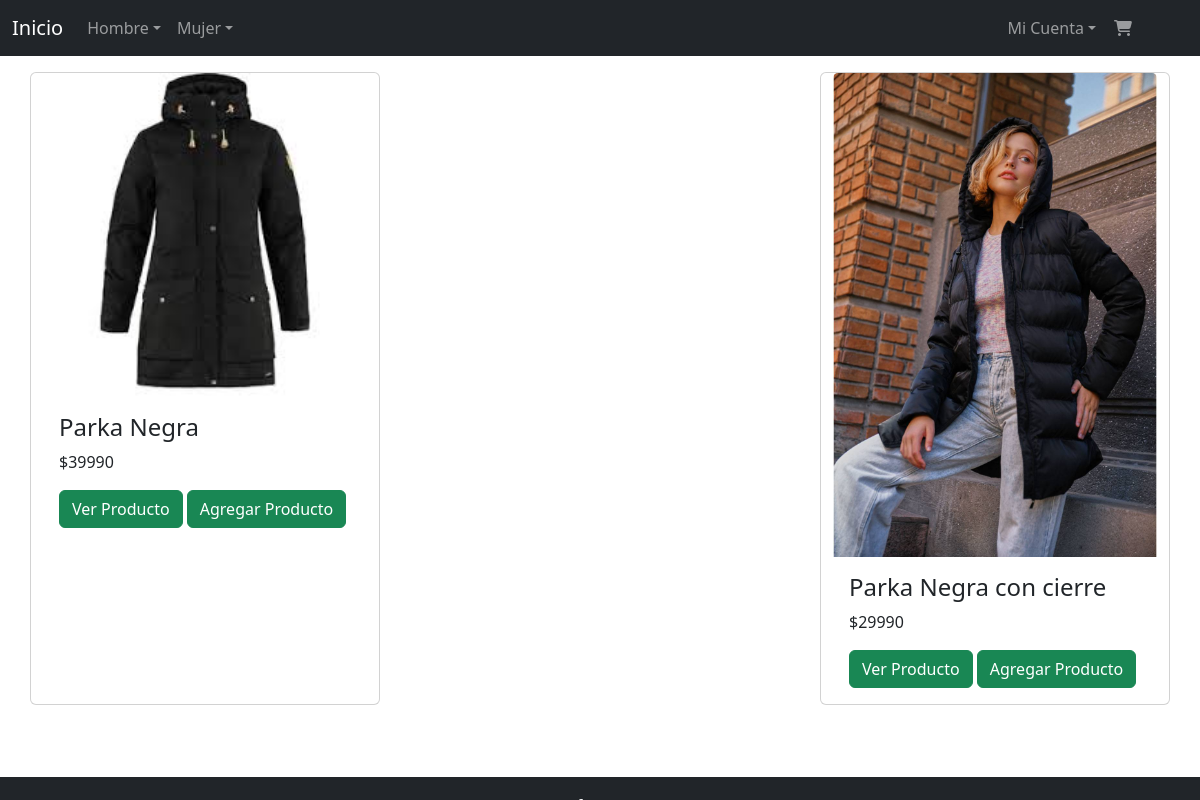
Page /mujercategoria/Parka/ on the committed database.
### aplicacion/models.py (models this page shows, shortened)
class Producto(models.Model):
    nombre=models.CharField(max_length=50)
    marca=models.ForeignKey(Marca, on_delete=models.PROTECT, null=True)
    categoria=models.ForeignKey(Categoria, on_delete=models.PROTECT, null=True)
    descripcion=models.TextField(max_length=300)
    precio=models.IntegerField()
    stock=models.IntegerField(validators=[MinValueValidator(0)])
    genero=models.CharField(null=True, max_length=1, choices=genero_choices)
    imagen=models.ImageField(upload_to="productos")

class Categoria(models.Model):
    id=models.IntegerField(primary_key=True, validators=[MinValueValidator(1)])
    nombre=models.CharField(max_length=50)
    def __str__(self):
        return self.nombre

### aplicacion/views.py (the view)
# urls.py: path('mujercategoria/<str:categoria>/', categoria_mujer, name="mujercategoria"),
def categoria_mujer(request, categoria):
    categoria = Categoria.objects.get(nombre=categoria)
    productos= Producto.objects.filter(genero="F", categoria=categoria)
    contexto={
        'productos': productos
    }
    return render(request, 'aplicacion/producto_mujer/categoria_mujer.html', contexto)

### carro/context_processor.py (called while the page is built)
def importe_total_carro(request):
    total = 0
    if request.user.is_authenticated:
        carro = request.session.get("carro", {})
        for key, value in carro.items():
            precio = float(value.get("precio", 0))
            total += precio
    return {"importe_total_carro": total}

### aplicacion/templates/aplicacion/producto_mujer/categoria_mujer.html
{% extends 'aplicacion/base.html' %}
{% load static %}
{% block contenido %}
<div class="mt-3">
<div class="row d-flex justify-content-between">
    {% for p in productos %}
    <div class="col-4 card mb-4 " style="width:350px">
        <img class="card-img-top" src="{{ p.imagen.url }}" alt="Card image">
        <div class="card-body">
            <h4 class="card-title">{{ p.categoria }} {{ p.nombre }}</h4>
            <p class="card-text">${{p.precio }}</p>
            <a href="{% url 'verproducto' p.id %}" class="btn btn-success">Ver Producto</a>
            <a href="{% url 'carro:agregar' p.id %}" class="btn btn-success">Agregar Producto</a>
        </div>
    </div>
    {% endfor %}
    </div>
</div>
{% endblock contenido %}

### rows in the picture
Producto: imagen (picture), categoria "Parka", nombre "Negra", precio "39990"
Producto: imagen (picture), categoria "Parka", nombre "Negra con cierre", precio "29990"
